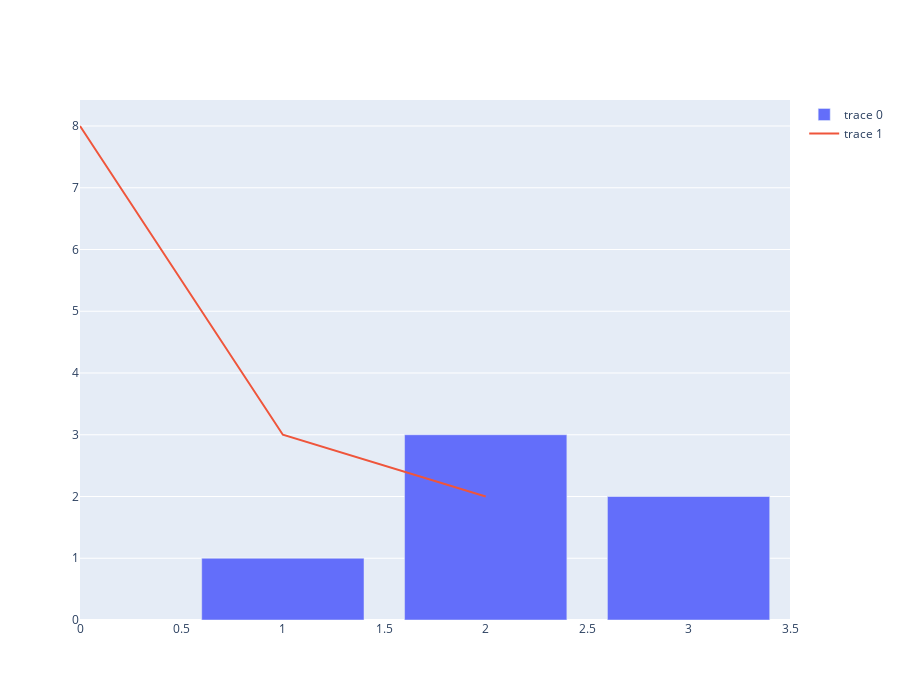

Notebook source saved alongside this figure:
### Code cell
#sem utilizar os subplots, cruzando dois tipos de gráficos

fig=go.Figure(
    data=[
        go.Bar(x=[1, 2, 3], y=[1, 3, 2]),
        go.Scatter(y=[8, 3, 2], mode="lines")  
    ]
)

fig.update_layout(height=700)
fig.show()

### Figure 1 — Plotly figure (JSON) as saved in the notebook; plotly's stock layout.template omitted (floating-point values rounded to 4 significant figures)
{"data": [{"type": "bar", "x": [1, 2, 3], "y": [1, 3, 2]}, {"mode": "lines", "type": "scatter", "y": [8, 3, 2]}], "layout": {"height": 700}}
